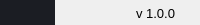
     <widget class="QFrame" name="footer">
      <property name="maximumSize">
       <size>
        <width>16777215</width>
        <height>25</height>
       </size>
      </property>
      <property name="toolTip">
       <string>&lt;html&gt;&lt;head/&gt;&lt;body&gt;&lt;p&gt;&lt;br/&gt;&lt;/p&gt;&lt;p&gt;&lt;br/&gt;&lt;/p&gt;&lt;/body&gt;&lt;/html&gt;</string>
      </property>
      <property name="styleSheet">
       <string notr="true">background-color: rgb(52, 101, 164);
QFrame{
	border: none;
}</string>
      </property>
      <property name="frameShape">
       <enum>QFrame::NoFrame</enum>
      </property>
      <property name="frameShadow">
       <enum>QFrame::Raised</enum>
      </property>
      <layout class="QHBoxLayout" name="horizontalLayout_9">
       <property name="spacing">
        <number>0</number>
       </property>
       <property name="leftMargin">
        <number>0</number>
       </property>
       <property name="topMargin">
        <number>0</number>
       </property>
       <property name="rightMargin">
        <number>0</number>
       </property>
       <property name="bottomMargin">
        <number>0</number>
       </property>
       <item alignment="Qt::AlignLeft">
        <widget class="QFrame" name="left_menu_bottom">
         <property name="minimumSize">
          <size>
           <width>55</width>
           <height>0</height>
          </size>
         </property>
         <property name="styleSheet">
          <string notr="true">QFrame{
	background-color: rgb(27, 29, 35);
	border:none;
}</string>
         </property>
         <property name="frameShape">
          <enum>QFrame::StyledPanel</enum>
         </property>
         <property name="frameShadow">
          <enum>QFrame::Raised</enum>
         </property>
        </widget>
       </item>
       <item>
        <widget class="QLabel" name="version_label">
         <property name="font">
          <font>
           <pointsize>10</pointsize>
          </font>
         </property>
         <property name="styleSheet">
          <string notr="true">margin: 5px 2px 3px;</string>
         </property>
         <property name="text">
          <string>v 1.0.0</string>
         </property>
         <property name="alignment">
          <set>Qt::AlignRight|Qt::AlignTrailing|Qt::AlignVCenter</set>
         </property>
        </widget>
       </item>
       <item>
        <widget class="QFrame" name="window_size_grip">
         <property name="maximumSize">
          <size>
           <width>20</width>
           <height>16777215</height>
          </size>
         </property>
         <property name="styleSheet">
          <string notr="true">border: none;</string>
         </property>
         <property name="frameShape">
          <enum>QFrame::StyledPanel</enum>
         </property>
         <property name="frameShadow">
          <enum>QFrame::Raised</enum>
         </property>
        </widget>
       </item>
      </layout>
     </widget>
